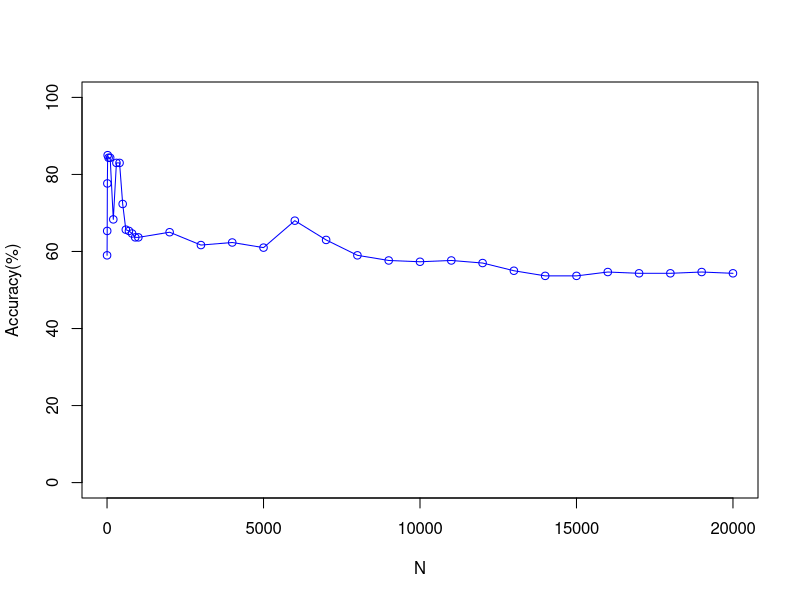

Write the R code that produced this figure.
# Author : G Asish Kumar*/
# Description: Plot that shows the comparison of Accuracy vs No of Top features Selected for 
# 			   S2Noise having K=2 and With Normalisation of the features 

 x <- c(1, 5, 10, 20, 50, 100, 200, 300, 400, 500, 600, 700, 800, 900, 1000, 2000, 3000, 4000, 5000, 6000, 7000, 8000, 9000, 10000, 11000, 12000, 13000, 14000, 15000, 16000, 17000, 18000, 19000, 20000)
 y <- c(59,
65.33333333,
77.66666667,
85,
84.33333333,
84.33333333,
68.33333333,
83,
83,
72.33333333,
65.66666667,
65.33333333,
64.66666667,
63.66666667,
63.66666667,
65,
61.66666667,
62.33333333,
61,
68,
63,
59,
57.66666667,
57.33333333,
57.66666667,
57,
55,
53.66666667,
53.66666667,
54.66666667,
54.33333333,
54.33333333,
54.66666667,
54.33333333)
 plot(x, y, type='o', pch=1, col="blue", xlab="N", ylab="Accuracy(%)", ylim=c(0, 100), xlim=c(0,20000))